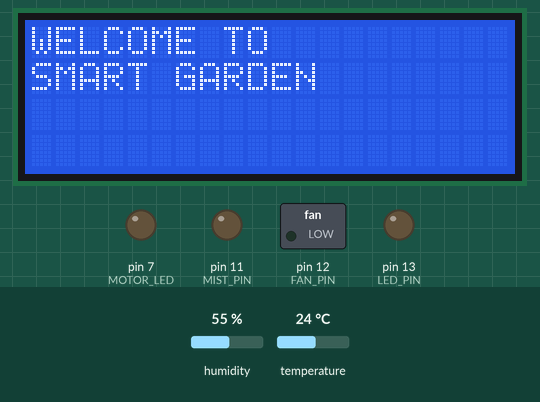
A sketch run on a simulated Arduino Uno, built with avr-gcc and run on an emulated ATmega328P. Parts: 20×4 character LCD, switched loads named in the sketch (green lamp = pin HIGH), output pins drawn as LEDs (lit = HIGH). The inputs (shaded band) are chosen by the test bench; at power-on: humidity 55 %, temperature 24 °C. Random numbers use the default seed unless the sketch sets one; what the sketch prints to the serial monitor is not drawn.

Above: at 0.1 s.
At 1.6 s:
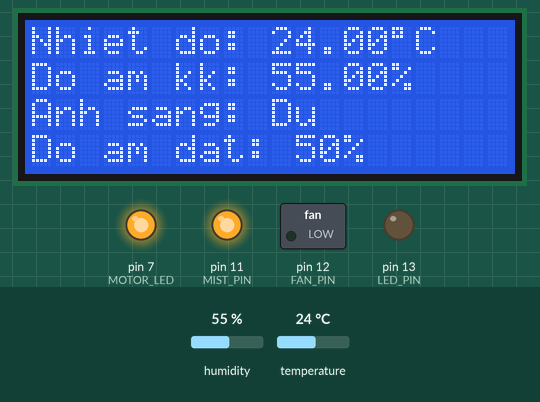
At 10.5 s:
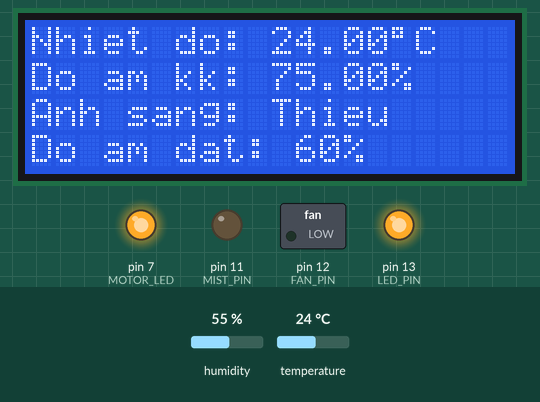
At 30.9 s:
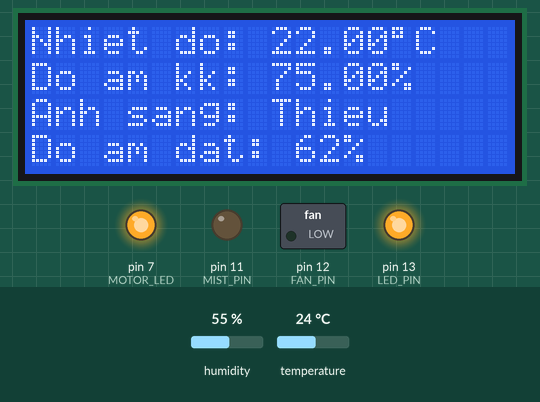
Timing chart, 0 to 32.4 s (numbered marks = the images above):
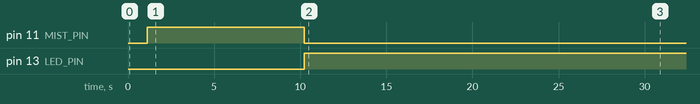

The sketch:

BTLon-simulation.ino
```cpp
#include <Wire.h>
#include <LiquidCrystal_I2C.h>
#include "DHT.h"

// ====== CAU HINH ======
#define DHTPIN 2
#define DHTTYPE DHT11
DHT dht(DHTPIN, DHTTYPE);

LiquidCrystal_I2C lcd(0x3F, 20, 4);

// CHAN DIEU KHIEN
#define LED_PIN 13
#define FAN_PIN 12
#define MOTOR_LED 7
#define LDR_PIN A0
#define SOIL_PIN A2
#define MIST_PIN 11

// NGUONG KIEM SOAT
int lightThreshold = 400;
int tempThreshold = 30;
int soilThreshold = 70;

// ======== CHE DO GIA LAP ========
#define SIMULATION true
unsigned long lastUpdate = 0;
unsigned long lastSerialTime = 0;
const unsigned long serialInterval = 1000;
int simHour = 0;

// GIA TRI BAN DAU
float t = 0;
float h = 0;
int lightValue = 0;
int soilValue = 0;

// ------------------
// DRIFT
// ------------------
float drift(float base, float minV, float maxV, float rate = 0.05) {
  float delta = base * rate;
  float newv = base + random(-delta, delta);
  if (newv < minV) newv = minV;
  if (newv > maxV) newv = maxV;
  return newv;
}

// ------------------------------
// LIGHT CURVE
// ------------------------------
int generateLightByHour(int hour) {
  if (hour < 6 || hour >= 19) return 1;
  float peak = 1023.0;
  float x = hour - 12;
  float max_x = 6;
  float value = peak * (1.0 - (x * x) / (max_x * max_x));
  return (int) drift(value, 0, 1023);
}

// ------------------------------
// SINH DU LIEU THEO GIO
// ------------------------------
void generateByHour(int hNow) {

  lightValue = generateLightByHour(hNow);

  if (hNow >= 0 && hNow < 6) {
    t = drift(t, 18, 26);
    h = drift(h, 75, 95);
    soilValue = drift(soilValue, 60, 90);
  } else if (hNow >= 6 && hNow < 11) {
    t = drift(t, 22, 32);
    h = drift(h, 55, 80);
    soilValue = drift(soilValue, 55, 85);
  } else if (hNow >= 11 && hNow < 16) {
    t = drift(t, 28, 40);
    h = drift(h, 40, 65);
    soilValue = drift(soilValue, 40, 70);
  } else if (hNow >= 16 && hNow < 19) {
    t = drift(t, 24, 33);
    h = drift(h, 50, 75);
    soilValue = drift(soilValue, 50, 80);
  } else {
    t = drift(t, 22, 28);
    h = drift(h, 65, 90);
    soilValue = drift(soilValue, 55, 90);
  }
}

// =======================
// HAM IN TRANG THAI THIET BI (KHONG DAU)
// =======================
void printDeviceState() {
  Serial.print("Quat: ");
  Serial.println((t > tempThreshold) ? "BAT" : "TAT");

  Serial.print("Den: ");
  Serial.println((lightValue < lightThreshold) ? "BAT" : "TAT");

  Serial.print("Bom nuoc: ");
  Serial.println((soilValue < soilThreshold) ? "BAT" : "TAT");

  Serial.print("Phun suong: ");
  Serial.println((h < 60) ? "BAT" : "TAT");
}

// ===============================
//             SETUP
// ===============================
void setup() {
  Serial.begin(9600);
  Serial.println("Connected");

  dht.begin();

  pinMode(LED_PIN, OUTPUT);
  pinMode(FAN_PIN, OUTPUT);
  pinMode(MOTOR_LED, OUTPUT);
  pinMode(MIST_PIN, OUTPUT);

  lcd.init();
  lcd.backlight();

  lcd.setCursor(0,0);
  lcd.print("WELCOME TO");
  lcd.setCursor(0,1);
  lcd.print("SMART GARDEN");
  delay(1000);
  lcd.clear();

  // doc gia tri ban dau
  h = dht.readHumidity();
  t = dht.readTemperature();
  lightValue = analogRead(LDR_PIN);
  soilValue = analogRead(SOIL_PIN);
  soilValue = map(soilValue, 0, 1023, 0, 100);

  // fallback
  if (isnan(h)) h = 75;
  if (isnan(t)) t = 25;
  if (lightValue <= 0) lightValue = 50;
  if (soilValue <= 0 || soilValue > 100) soilValue = 60;

  // Cap nhat trang thai thiet bi truoc khi in gio 0
  digitalWrite(FAN_PIN,      (t > tempThreshold));
  digitalWrite(MIST_PIN,     (h < 60));
  digitalWrite(LED_PIN,      (lightValue < lightThreshold));
  digitalWrite(MOTOR_LED,    (soilValue < soilThreshold));

  // IN HOUR 0
  Serial.println("========================================");
  Serial.println("Hour: 0");
  Serial.print("Nhiet do: "); Serial.println(t);
  Serial.print("Do am khong khi: "); Serial.println(h);

  Serial.print("Anh sang: ");
  Serial.println((lightValue < lightThreshold) ? "Thieu" : "Du");

  Serial.print("Do am dat: ");
  Serial.println(soilValue);

  printDeviceState();

  Serial.println("========================================");
}

// ===============================
//             LOOP
// ===============================
void loop() {

  // mo phong thoi gian moi 10s
  if (SIMULATION) {
    if (millis() - lastUpdate > 10000) {
      simHour++;
      if (simHour > 23) simHour = 0;
      generateByHour(simHour);
      lastUpdate = millis();
    }
  } else {
    h = dht.readHumidity();
    t = dht.readTemperature();
    lightValue = analogRead(LDR_PIN);
    soilValue = analogRead(SOIL_PIN);
    soilValue = map(soilValue, 0, 1023, 0, 100);
  }

  // Cap nhat trang thai thiet bi
  digitalWrite(FAN_PIN,      (t > tempThreshold));
  digitalWrite(MIST_PIN,     (h < 60));
  digitalWrite(LED_PIN,      (lightValue < lightThreshold));
  digitalWrite(MOTOR_LED,    (soilValue < soilThreshold));

  // SERIAL UPDATE moi 10s
  if (millis() - lastSerialTime >= serialInterval) {
    lastSerialTime = millis();
    Serial.println("========================================");
    Serial.print("Gio: "); Serial.println(simHour);

    Serial.print("Nhiet do: "); Serial.println(t);
    Serial.print("Do am khong khi: "); Serial.println(h);

    Serial.print("Anh sang: ");
    Serial.println((lightValue < lightThreshold) ? "Thieu" : "Du");

    Serial.print("Do am dat: ");
    Serial.println(soilValue);

    printDeviceState();

    Serial.println("========================================");
  }

  // LCD
  lcd.setCursor(0,0);
  lcd.print("Nhiet do: ");
  lcd.print(t);
  lcd.print((char)223);
  lcd.print("C   ");

  lcd.setCursor(0,1);
  lcd.print("Do am kk: ");
  lcd.print(h);
  lcd.print("%   ");

  lcd.setCursor(0,2);
  lcd.print("Anh sang: ");
  lcd.print((lightValue < lightThreshold) ? "Thieu   " : "Du      ");

  lcd.setCursor(0,3);
  lcd.print("Do am dat: ");
  lcd.print(soilValue);
  lcd.print("%   ");

  delay(300);
}
```

Measured:
- by itself, pin 11 (MIST_PIN): HIGH → LOW at 10.2 s
- by itself, pin 13 (LED_PIN): LOW → HIGH at 10.2 s
- what the display in image 1 shows lasts 8.9 s, from 1.6 s to 10.5 s
- what the display in image 2 shows lasts 10.1 s, from 10.5 s to 20.6 s
